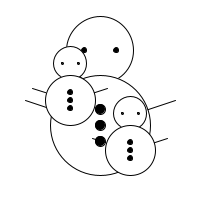
Frame 1 (no input)
Frame 60 (the mouse pressed at the canvas centre just before this capture): identical to frame 1, image omitted
Frame 120 (the mouse held since frame 60 and released just before this capture): identical to frame 1, image omitted

The Processing sketch that drew this single still picture (run headless with seeded random() and noise(); from frame 60 on, the mouse is pressed at the canvas centre):

// Processing sketch: FdI_05_OminodiNeve
// ── FdI_05_OminodiNeve.pde

void setup(){
 size(200,200);
}

void drawSnowman(int x, int y, int r){
  fill(255);  
  line(x,y,x+r*1.5, y-r/2);
  line(x,y,x-r*1.5, y-r/2);
  ellipse(x,y-r-r/2,r/1.5*2,r/1.5*2);
  ellipse(x,y,r*2,r*2);
  fill(0);
  ellipse(x,y,r/5,r/5);
  ellipse(x,y-r/3,r/5,r/5);
  ellipse(x,y+r/3,r/5,r/5); 
  ellipse(x-r/3,y-r-r/2,r/10,r/10);
  ellipse(x+r/3, y-r-r/2,r/10,r/10);
}

void draw(){
  background(255);
  drawSnowman(100,125,50);
  drawSnowman(130,150,25);
  drawSnowman(70,100,25);
}
